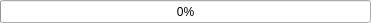
<?xml version="1.0" encoding="UTF-8"?>
<ui version="4.0">
 <class>Form</class>
  <widget class="QProgressBar" name="progressBar">
   <property name="geometry">
    <rect>
     <x>17</x>
     <y>90</y>
     <width>371</width>
     <height>23</height>
    </rect>
   </property>
   <property name="value">
    <number>0</number>
   </property>
  </widget>
 <resources/>
 <connections/>
</ui>
